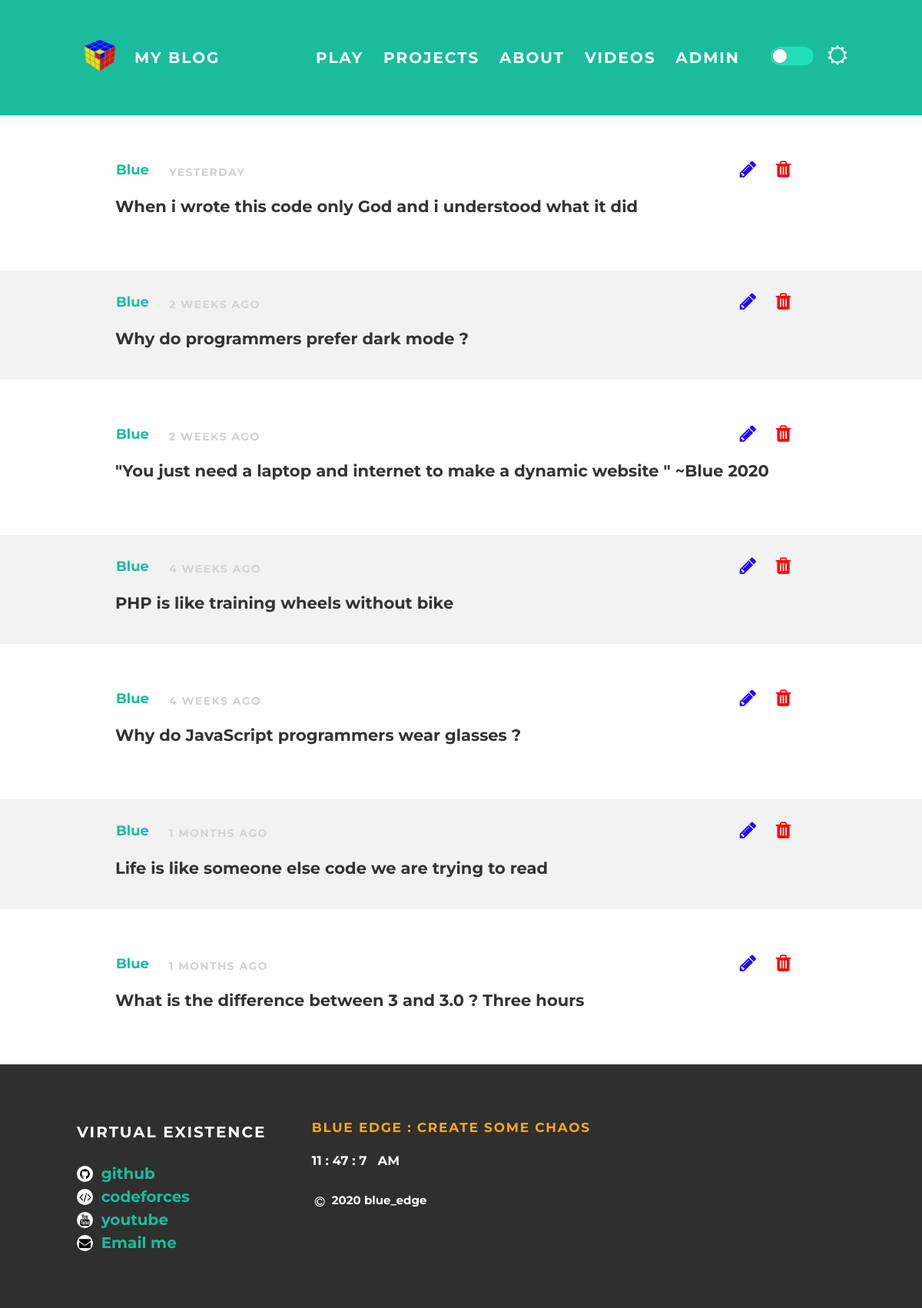
Page /edit on the committed database.
### app.py (models this page shows, shortened)
class Posts(db.Model):
    id = db.Column(db.Integer, unique=True, primary_key=True)
    title = db.Column(db.String(200), nullable=False)
    content = db.Column(db.String(600), nullable=False)
    date = db.Column(db.DateTime, default=datetime.now)
    author = db.Column(db.String(200), default=para['user'])
    image = db.Column(db.String(30), default=giveme())

### app.py (the view)
@app.route('/edit')
def edit():
    posts = Posts.query.order_by(Posts.date.desc()).all()
    return render_template('edit.html', posts=posts)

### templates/edit.html
{%extends "base.html" %}
{%block body%}
<div id="content">
  {% for post in posts %}
  <div class="post-container">
    <div class="post" style="padding:20px">
      <div class="post-author" style="float:left;margin:10px;margin-left:-15px;">
        <span>{{post.author}}</span>
      </div>
      <a href="/delete/{{post.id}}" type="submit" style="float:right;color:red;" id="icons" class="fa fa-trash" ></a>
      <a href="/edit/{{post.id}}" type="submit" style="float:right;color:#2700ff;" id="icons" class="fa fa-pencil" ></a>
      <p class="post-date" name="dated" id="{{post.date}}" style="margin-left:70px"></p>
      <h3 class="post-title">{{post.title}}</h3>
    </div>
  </div>
  {% endfor %}
</div>
{%endblock%}

### static/css/styles.css (style rules this page uses)
.fa { background: white; color: black; padding: 3px; font-size: 15px; width: 15px; text-align: center; text-decoration: none; border-radius: 50%; margin-right: 5px; margin-top: 5px; vertical-align: top; }
body[data-theme="light"] { background-color: white; color: #555; margin: 0; font-family: 'Montserrat', sans-serif; }
.post { max-width: 900px; margin-top: 30px; margin-bottom: 30px; margin-left: auto; margin-right: auto; padding: 60px; border-radius: 15px; transition: 0.5s; }
.post-container { margin: 0 auto; font-size: 18px; font-weight: bold; }
body[data-theme="light"] .post-container:nth-child(even) { background-color: #f2f2f2; }
.post-author span { color: #1abc9c; margin-left: 16px; }
.post-date { color: #D2D2D2; font-size: 14px; font-weight: bold; text-transform: uppercase; letter-spacing: 0.1em; }
body[data-theme="light"] h3 { color: #333; }
p { line-height: 1.5; }
a { color: #1abc9c; text-decoration: none; }
#icons { background-color: inherit; padding: 3px; font-size: 25px; width: 25px; text-align: center; text-decoration: none; border-radius: 50%; margin-right: 15px; margin-top: 5px; vertical-align: top; }

### rows in the picture
Posts: author "Blue", title "When i wrote this code only God and i understood what it did"
Posts: author "Blue", title "Why do programmers prefer dark mode ?"
Posts: author "Blue", title "\"You just need a laptop and internet to make a dynamic website \" ~Blue 2020"
Posts: author "Blue", title "PHP is like training wheels without bike"
Posts: author "Blue", title "Why do JavaScript programmers wear glasses ?"
Posts: author "Blue", title "Life is like someone else code we are trying to read"
Posts: author "Blue", title "What is the difference between 3 and 3.0 ? Three hours"
